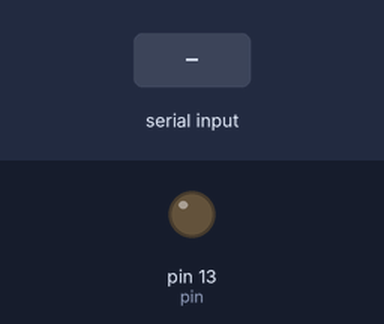
A sketch run on a simulated Arduino Uno, built with avr-gcc and run on an emulated ATmega328P. Parts: output pins drawn as LEDs (lit = HIGH). Inputs (shaded band) come from the test bench.

Above: at 1.2 s.
1.3 s: "1" received over Serial
At 2.1 s:
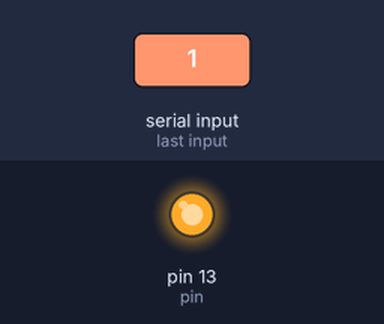
2.8 s: "0" received over Serial
At 3.2 s:
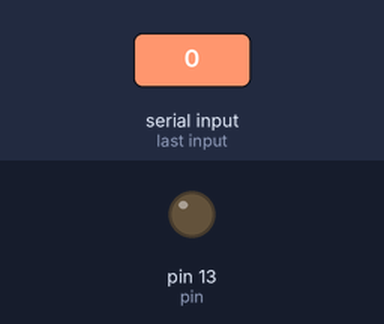
Timing chart, 0 to 5.8 s (numbered marks = the images above; inputs shaded):
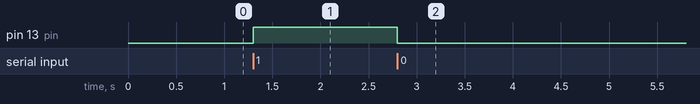

Measured:
- after the input at 1.3 s, pin 13 (pin): LOW → HIGH at once
- after the input at 2.8 s, pin 13 (pin): HIGH → LOW at once

The sketch:

Arduino.ino.ino
```cpp
char serialData;
int pin = 13;
int state = 0;

void setup() {
  // put your setup code here, to run once:
  pinMode(pin, OUTPUT);
  Serial.begin(9600);
}

void loop() {
  // put your main code here, to run repeatedly:
  if(Serial.available() > 0){

    serialData = Serial.read();
  }
    if(serialData == '1'){
      state = 1;
    }
    else if (serialData == '0'){
      state = 0;
    }
    else{}

  digitalWrite(pin, state);

}
```
